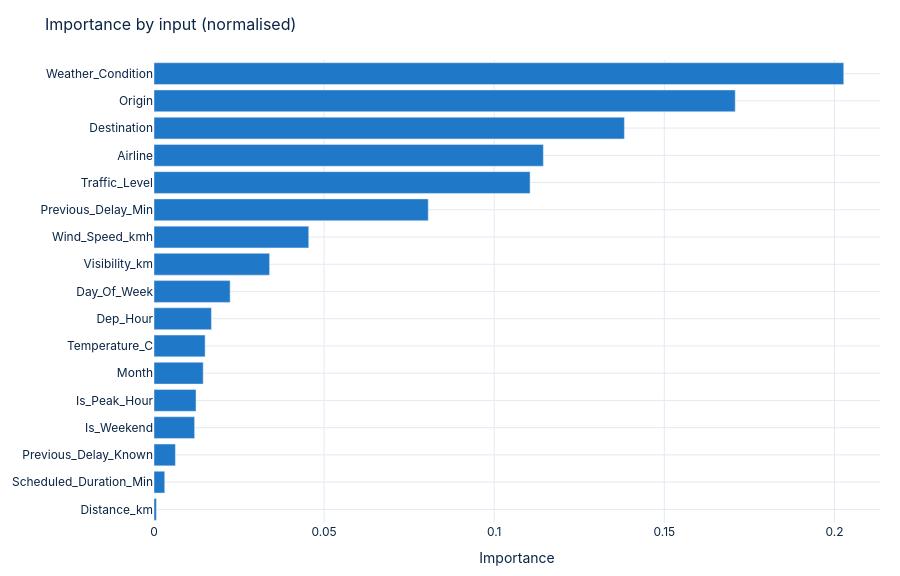
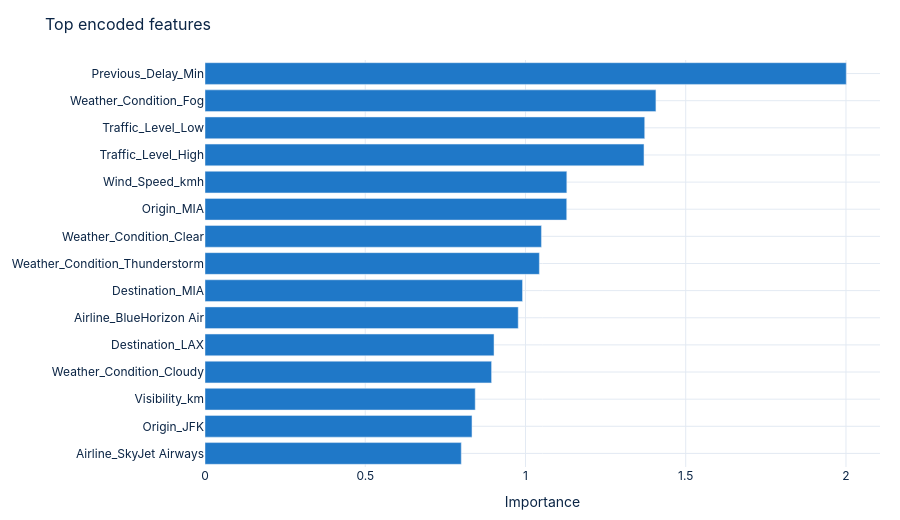

Write notebook code for charts like these, in order.
### Markdown cell above
### Feature importance

### Code cell
best_pipeline = fitted[best_name]
importance = extract_feature_importance(best_pipeline)
print(importance["type"])
feature_importance_chart(importance["grouped"], "Importance by input (normalised)").show()
feature_importance_chart(importance["detail"], "Top encoded features").show()

### Figure 1 — Plotly figure (JSON) as saved in the notebook; plotly's stock layout.template omitted (floating-point values rounded to 4 significant figures)
{"data": [{"hovertemplate": "importance=%{x}<br>feature=%{y}<extra></extra>", "legendgroup": "", "marker": {"color": "#1F78C8", "pattern": {"shape": ""}}, "name": "", "orientation": "h", "showlegend": false, "textposition": "auto", "type": "bar", "x": [0.0006951, 0.003149, 0.006286, 0.01193, 0.01235, 0.01446, 0.01502, 0.01687, 0.02237, 0.03397, 0.04548, 0.08061, 0.1105, 0.1144, 0.1383, 0.1708, 0.2027], "xaxis": "x", "y": ["Distance_km", "Scheduled_Duration_Min", "Previous_Delay_Known", "Is_Weekend", "Is_Peak_Hour", "Month", "Temperature_C", "Dep_Hour", "Day_Of_Week", "Visibility_km", "Wind_Speed_kmh", "Previous_Delay_Min", "Traffic_Level", "Airline", "Destination", "Origin", "Weather_Condition"], "yaxis": "y"}], "layout": {"barmode": "relative", "font": {"color": "#0B2545", "family": "Inter, Segoe UI, Arial, sans-serif"}, "height": 576, "legend": {"orientation": "h", "tracegroupgap": 0, "x": 1, "xanchor": "right", "y": 1.02, "yanchor": "bottom"}, "margin": {"b": 40, "l": 30, "r": 20, "t": 60}, "paper_bgcolor": "white", "plot_bgcolor": "white", "title": {"font": {"color": "#0B2545", "size": 16}, "text": "Importance by input (normalised)"}, "xaxis": {"anchor": "y", "domain": [0.0, 1.0], "gridcolor": "#E3EAF3", "title": {"text": "Importance"}, "zeroline": false}, "yaxis": {"anchor": "x", "domain": [0.0, 1.0], "gridcolor": "#E3EAF3", "title": {}, "zeroline": false}}}

### Figure 2 — Plotly figure (JSON) as saved in the notebook; plotly's stock layout.template omitted (floating-point values rounded to 4 significant figures)
{"data": [{"hovertemplate": "importance=%{x}<br>feature=%{y}<extra></extra>", "legendgroup": "", "marker": {"color": "#1F78C8", "pattern": {"shape": ""}}, "name": "", "orientation": "h", "showlegend": false, "textposition": "auto", "type": "bar", "x": [0.7996, 0.833, 0.8431, 0.8941, 0.9018, 0.9773, 0.9907, 1.043, 1.05, 1.129, 1.129, 1.37, 1.372, 1.407, 2.001], "xaxis": "x", "y": ["Airline_SkyJet Airways", "Origin_JFK", "Visibility_km", "Weather_Condition_Cloudy", "Destination_LAX", "Airline_BlueHorizon Air", "Destination_MIA", "Weather_Condition_Thunderstorm", "Weather_Condition_Clear", "Origin_MIA", "Wind_Speed_kmh", "Traffic_Level_High", "Traffic_Level_Low", "Weather_Condition_Fog", "Previous_Delay_Min"], "yaxis": "y"}], "layout": {"barmode": "relative", "font": {"color": "#0B2545", "family": "Inter, Segoe UI, Arial, sans-serif"}, "height": 520, "legend": {"orientation": "h", "tracegroupgap": 0, "x": 1, "xanchor": "right", "y": 1.02, "yanchor": "bottom"}, "margin": {"b": 40, "l": 30, "r": 20, "t": 60}, "paper_bgcolor": "white", "plot_bgcolor": "white", "title": {"font": {"color": "#0B2545", "size": 16}, "text": "Top encoded features"}, "xaxis": {"anchor": "y", "domain": [0.0, 1.0], "gridcolor": "#E3EAF3", "title": {"text": "Importance"}, "zeroline": false}, "yaxis": {"anchor": "x", "domain": [0.0, 1.0], "gridcolor": "#E3EAF3", "title": {}, "zeroline": false}}}
